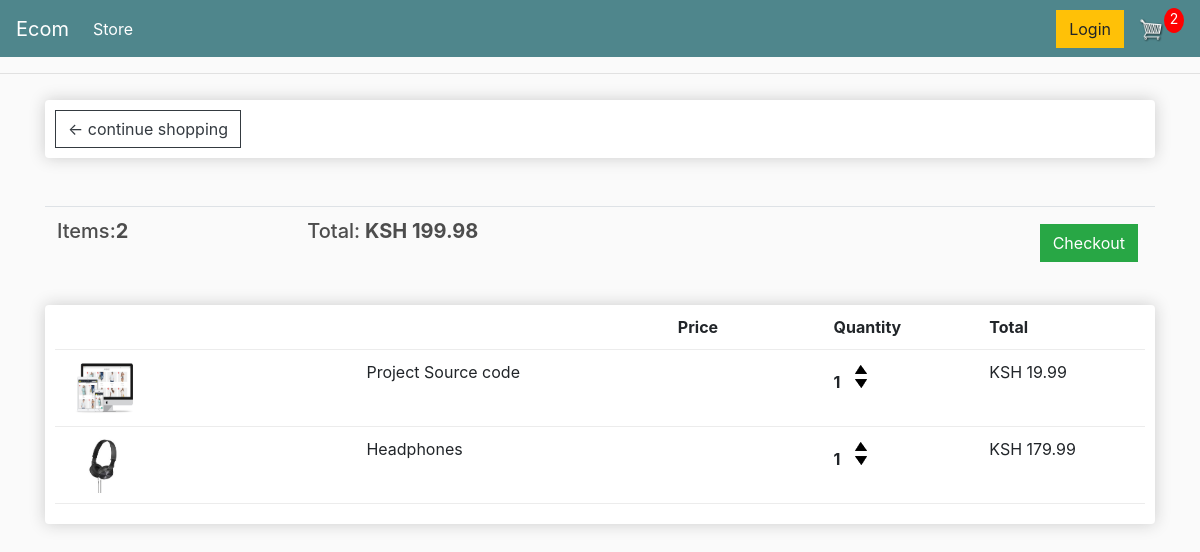
The app's page /cart/ (signed in) with its own data.
### store/models.py (models this page shows, shortened)
class Order(models.Model):
	customer = models.ForeignKey(Customer, on_delete=models.SET_NULL, null=True, blank=True)
	date_ordered = models.DateTimeField(auto_now_add=True)
	complete = models.BooleanField(default=False)
	transaction_id = models.CharField(max_length=100, null=True)
	@property
	def get_cart_total(self):
		orderitems = self.orderitem_set.all()
		total = sum([item.get_total for item in orderitems])
		return total
	@property
	def get_cart_items(self):
		orderitems = self.orderitem_set.all()
		total = sum([item.quantity for item in orderitems])
		return total

class OrderItem(models.Model):
	product = models.ForeignKey(Product, on_delete=models.SET_NULL, null=True)
	order = models.ForeignKey(Order, on_delete=models.SET_NULL, null=True)
	quantity = models.IntegerField(default=0, null=True, blank=True)
	date_added = models.DateTimeField(auto_now_add=True)
	@property
	def get_total(self):
		total = self.product.price * self.quantity
		return total

class Product(models.Model):
	name = models.CharField(max_length=200)
	price = models.FloatField()
	digital = models.BooleanField(default=False,null=True, blank=True)
	image = models.ImageField(null=True, blank=True)
	def __str__(self):
		return self.name
	@property
	def imageURL(self):
		try:
			url = self.image.url
		except:
			url = ''
		return url

### store/views.py (the view)
# urls.py: path('cart/', views.cart, name="cart"),
def cart(request):
    if request.user.is_authenticated:
        customer = request.user.customer
        order, created = Order.objects.get_or_create(customer=customer, complete=False)
        items = order.orderitem_set.all()
        cartItems = order.get_cart_items
    else:
        items = []
        order = {'get_cart_total':0, 'get_cart_items':0}
        cartItems = order['get_cart_items']
    context = {'items' :items, 'order': order, 'cartItems':cartItems}
    return render(request, 'store/cart.html', context)

### store/templates/store/cart.html
{% extends 'store/main.html' %}
{% load static %}
{% block content %}
<div class="row">
    <div class="col-lg-12">
        <div class="box-element">
            <a class="btn btn-outline-dark" href="{% url 'store' %}">&#x2190; continue shopping</a>
        </div>
        <br>
        <br>
        <table class="table">
            <tr>
                <th>
                    <h5>Items:<strong>{{order.get_cart_items}}</strong></h5>
                </th>
                <th>
                    <h5>Total:<strong> KSH {{order.get_cart_total|floatformat:2}}</strong></h5>
                </th>
                <th>
                    <a style="float: right; margin: 5px;" class="btn btn-success"
                        href="{% url 'checkout' %}">Checkout</a>
                </th>
            </tr>
        </table>
    </div>
    <br>
    <div class="col-lg-12">
        <div class="box-element">
            <div class="cart-row">
                <div style="flex: 2;"></div>
                <div style="flex: 2;"><strong></strong></div>
                <div style="flex: 1;"><strong>Price</strong></div>
                <div style="flex: 1;"><strong>Quantity</strong></div>
                <div style="flex: 1;"><strong>Total</strong></div>
            </div>
            {% for item in items %}
            <div class="cart-row">
                <div style="flex: 2;"><img class="row-image" src="{{item.product.imageURL}}"> </div>
                <div style="flex: 2;">{{item.product.name}}</div>
                <div style="flex: 1;">{{item.product|floatformat:2}}</div>
                <div style="flex: 1;">
                    <p class="quantity">{{item.quantity}}</p>
                    <div class="quantity">
                        <img  data-product="{{item.product.id}}" data-action="add" class="chg-quantity update-cart " src="{% static 'images/arrow-up.png' %} ">
                        <img data-product="{{item.product.id}}" data-action="remove" class="chg-quantity update-cart " src="{% static 'images/arrow-down.png' %} ">
                    </div>
                </div>
                <div style="flex: 1;">KSH {{item.get_total}}</div>
            </div>
            {% endfor %}
        </div>
    </div>
</div>
{% endblock content %}

### store/static/css/main.css (style rules this page uses)
body { background-color: hsl(0, 0%, 98%); }
h1,h2,h3,h4,h5,h6 { color:hsl(0, 0%, 30%); }
.box-element { box-shadow:hsl(0, 0%, 80%) 0 0 16px; background-color: #fff; border-radius: 4px; padding: 10px; }
.col-lg-4, .col-lg-6, .col-lg-8, .col-lg-12 { margin-top: 10px; }
.btn { border-radius: 0; }
.row-image { width: 100px; }
.cart-row { display: flex; align-items: flex-stretch; padding-bottom: 10px; margin-bottom: 10px; border-bottom: 1px solid #ececec; }
.quantity { display: inline-block; font-weight: 700; padding-right:10px; }
.chg-quantity { width: 12px; cursor: pointer; display: block; margin-top: 5px; transition:.1s; }

### records on screen
Order: get_cart_items "2", get_cart_total "199.98"
OrderItem: product.imageURL (picture), product.name "Project Source code", quantity "1", get_total "19.99"
OrderItem: product.imageURL (picture), product.name "Headphones", quantity "1", get_total "179.99"

### other values on screen
{{ cartItems }} "2"
